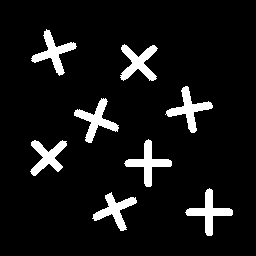
#> input picture Lab02 - Connected Components/art8.png, 256 x 256 px
$ jupyter execute lab03.ipynb
#> lines starting #> are read from the running program, lines starting #| are printed output that depends on the picture; after the words box and inside, x2 and y2 are one past the last pixel; in counts of white or black regions, pixels touching at a corner belong together
**Exercícios Rotulação de Componentes Conexos**
exercícios obtidos em http://homepages.inf.ed.ac.uk/rbf/HIPR2/label.htm

1. Implemente o algoritmo de rotulação de componentes conexos (algoritmo do slide ou por outra solução) e aplique sobre a imagem binária art8.png. Indique qual vizinhança será considerada (4 ou 8)
Mostre os resultados na forma da imagem art8lab1.png e art8lab2.png

art8.png:

art8lab1.png:

art8lab2.png:


[cell 1]
# code here
# type your code here
# Python code to read image

#Resolucao usando BFS
import cv2
import matplotlib.pyplot as plt
import numpy as np

img = cv2.imread("art8.png", cv2.IMREAD_GRAYSCALE)
#> img: shape (256, 256); values 1 (black) and 255 (white), 8% white; 8 white regions, largest, box (x1, y1, x2, y2) and area: (120, 44, 158, 81) 672, (165, 86, 213, 133) 670, (74, 98, 119, 143) 670


vizinhaca4 = [(0, 1), (1, 0), (0, -1), (-1, 0)]
vizinhaca8 = [(0, 1), (1, 0), (0, -1), (-1, 0), (1, 1), (1, -1), (-1, 1), (-1, -1)]

def rotula_componentes_conexos(img, vizinhanca):
    altura, largura = img.shape
#> altura = 256; largura = 256
    rotulos = np.zeros_like(img)
    proximo_rotulo = 1

    for i in range(1,altura):
        for j in range(1,largura):
            if img[i, j] == 255 and rotulos[i, j] == 0:
                fila = [(i, j)]
                rotulos[i, j] = proximo_rotulo
                while fila:
                    x, y = fila.pop(0)
                    for dx, dy in vizinhanca:
                        nx, ny = x + dx, y + dy
                        if img[nx, ny] == 255 and rotulos[nx, ny] == 0:
                            rotulos[nx, ny] = proximo_rotulo
                            fila.append((nx, ny))
                proximo_rotulo += 1
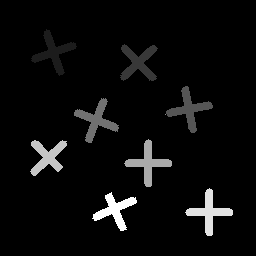
#> rotulos: shape (256, 256); min 0, max 9, mean 0.396; drawn with min black and max white
#> after the loop, proximo_rotulo = 10
    return rotulos

img_rotulada = rotula_componentes_conexos(img, vizinhaca4)
labels, counts = np.unique(img_rotulada, return_counts=True)
#> labels = [0, 1, 2, 3, 4, 5, 6, 7, 8, 9]; counts = [60281, 667, 672, 669, 670, 1, 670, 618, 670, 618]
for componente, quantidade in zip(labels, counts):
    print(f"Componente: {componente} qtd: {quantidade}")
    if quantidade == 1:
        print(f" Olha q filha da puta esse 1 pixel")
#> this loop made 10 passes
#> quantidade on passes 1 to 10: 60281, 667, 672, 669, 670, 1, 670, 618, 670, 618
#| Componente: 0 qtd: 60281
#| Componente: 1 qtd: 667
#| Componente: 2 qtd: 672
#| Componente: 3 qtd: 669
#| Componente: 4 qtd: 670
#| Componente: 5 qtd: 1
#|  Olha q filha da puta esse 1 pixel
#| Componente: 6 qtd: 670
#| Componente: 7 qtd: 618
#> (further printed lines are left out)


colored_img = np.zeros((img_rotulada.shape[0], img_rotulada.shape[1], 3), dtype=np.uint8)
colors = [
    [0, 0, 0],
    [0, 255, 0],
    [0, 0, 255],
    [255, 255, 0],
    [0, 255, 255],
    [255, 0, 255],
    [200,100,100],
    [100,200,100],
    [100,100,200],
]
for idx, label in enumerate(np.unique(img_rotulada)):
    colored_img[img_rotulada == label] = colors[idx % len(colors)]
#> this loop made 10 passes
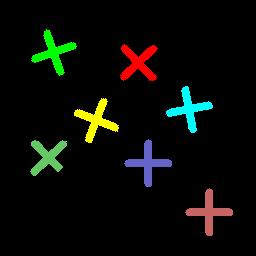
#> colored_img: shape (256, 256, 3); mean of channels 0, 1, 2 6.6, 11.7, 9.2; drawn as B, G, R


plt.figure(figsize=(15, 5))
plt.subplot(1, 3, 1)
plt.imshow(img, cmap='gray')
plt.subplot(1, 3, 2)
plt.imshow(colored_img)
plt.subplot(1, 3, 3)
plt.imshow(img_rotulada, cmap='gray')
plt.show()
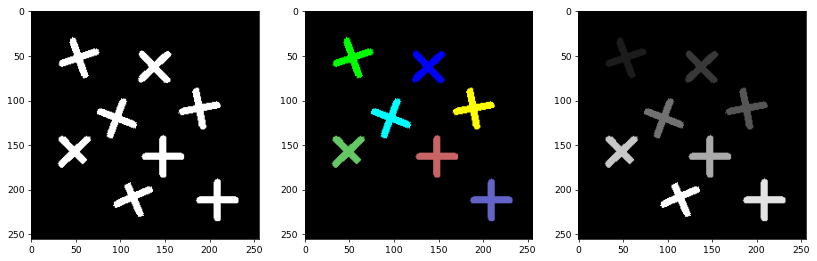
#> figure drawn by matplotlib, 3 panels

[cell 2]
#Resolucao usando algoritmo para rotular componentes conexos
import cv2
import matplotlib.pyplot as plt
import numpy as np

# A vizinhanca considerada sera vizinhanca 4
img = cv2.imread("art8.png", cv2.IMREAD_GRAYSCALE)
type(img)
imgRotulada = img.copy()

rows = len(img)
#> rows = 256
cols = len(img[0])
#> cols = 256
rotulo = 1
labels = []

# primeira varrida:
for i in range(1, rows, 1):
    for j in range(1, cols, 1):
        p = img[i][j]
        if p == 255:
            t = img[i-1][j]
            l = img[i][j-1]
            rotuloT = imgRotulada[i-1][j]
            rotuloL = imgRotulada[i][j-1]
            if t == 1 and l == 1:
                rotulo += 1
                imgRotulada[i][j] = rotulo
            elif t == 1 and l == 255:
                imgRotulada[i][j] = rotuloL
            elif t == 255 and l == 1:
                imgRotulada[i][j] = rotuloT
            else:
                if rotuloT == rotuloL:
                    imgRotulada[i][j] = rotuloL
                else:
                    imgRotulada[i][j] = rotuloL
                    labels.append((rotuloL,rotuloT))
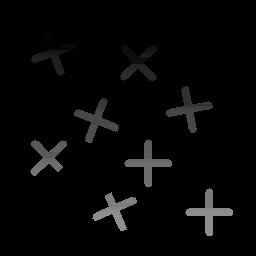
#> imgRotulada: shape (256, 256); min 1, max 145, mean 7.5
#> after the loop, labels = 1749 pairs, first value 3 to 145, second value 2 to 144; rotulo = 145

# segunda varrida:
for rotuloL, rotuloT in labels:
    print(imgRotulada[imgRotulada == rotuloT])
    imgRotulada[imgRotulada == rotuloT] = rotuloL
#> this loop made 1749 passes
#> (rotuloL, rotuloT) on passes 1 to 3: (3, 2), (3, 2), (3, 2)
#| [2 2 2 2 2]
#| []
#| []
#| []
#| [3 3 3 3 3 3 3 3 3 3 3 3 3 3 3 3 3 3 3 3 3 3 3 3 3 3 3 3 3 3 3 3]
#| []
#| []
#| []
#> (further printed lines are left out)
#> imgRotulada: shape (256, 256); 6.39% of pixels changed, all inside (x1, y1, x2, y2) = (31, 29, 233, 231)

# gerando imagem colorida
imgColorida = np.zeros((imgRotulada.shape[0], imgRotulada.shape[1], 3), dtype=np.uint8)
colors = [[0,0,0], [255,0,0], [0,255,0], [0,0,255], [255,255,0], [255,0,255], [0,128,0], [128,0,0], [0,0,128], [0,128,128], [255,255,255]]
for idx, label in enumerate(np.unique(imgRotulada)):
    imgColorida[imgRotulada == label] = colors[idx % len(colors)]
#> this loop made 10 passes
#> label on passes 1 to 10: 1, 34, 46, 71, 74, 81, 110, 117, 142, 145
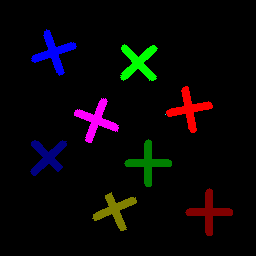
#> imgColorida: shape (256, 256, 3); mean of channels 0, 1, 2 6.4, 5.1, 7.7; drawn as B, G, R
plt.figure(figsize=(15, 5))
plt.subplot(1,3,1)
plt.imshow(img, cmap='gray')

plt.subplot(1,3,2)
plt.imshow(imgRotulada, cmap='gray')

plt.subplot(1,3,3)
plt.imshow(imgColorida)

2. Calcule o número de objetos da imagem clc3.png. Note que antes será necessário binarizar a imagem. Para isso, considere um limiar (*threshold*) de 67, isto é, valores acima de 67 na imagem original recebem zero, e os abaixo recebem 1 (o que resulta na imagem clc3thr1.png).

clc3.png

clc3thr1

clc3lab1


[cell 3]
import cv2
import numpy as np
import matplotlib.pyplot as plt
import time

img = cv2.imread("clc3.png")
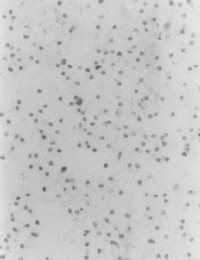
#> input picture Lab02 - Connected Components/clc3.png, 200 x 260 px
#> img is the input picture: shape (260, 200, 3); min 88, max 236, mean 198.6
plt.figure(figsize=(20,10))
plt.subplot(1,4,1)
plt.axis("off")
plt.imshow(cv2.cvtColor(img, cv2.IMREAD_GRAYSCALE))

og_img = img
width = img.shape[0]
#> width = 260
height = img.shape[1]
#> height = 200
threshold = 75

inverted_img = 255 - img
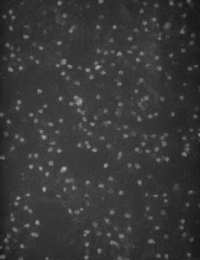
#> inverted_img: shape (260, 200, 3); min 19, max 167, mean 56.4
img = inverted_img

plt.subplot(1,4,2)
plt.axis("off")
plt.imshow(img, cmap='gray')
#thresholding
for i in range(width):
    for j in range(height):
        if img[i, j][0] < threshold:
            img[i, j] = 0
        else:
            img[i, j] = 255
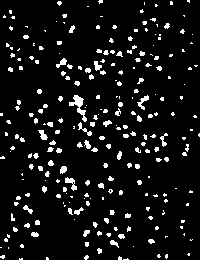
#> img: shape (260, 200, 3); 7.7% white; 255 white regions (186 under 20 px), largest, box (x1, y1, x2, y2) and area: (69, 95, 87, 122) 171, (65, 177, 77, 191) 75, (137, 95, 149, 110) 69

plt.subplot(1,4,3)
plt.axis("off")
plt.imshow(img, cmap='gray')

#treating the image for ploting
img_transparent = img.copy()

black_mask = np.all(img_transparent == [0, 0, 0], axis=-1)
img_transparent = cv2.cvtColor(img_transparent, cv2.COLOR_BGR2BGRA)
img_transparent[black_mask, 3] = 0
img_transparent = img_transparent * (255,0,0,1) #making it red
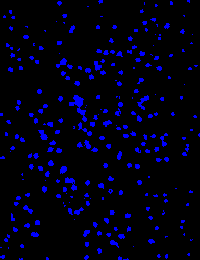
#> img_transparent: shape (260, 200, 4) int64; mean B, G, R, A 5019.4, 0, 0, 19.7; drawn with min black and max white


plt.subplot(1, 4, 4)
plt.axis("off")
plt.imshow(og_img, alpha=1)
plt.imshow(img_transparent, alpha=0.2)
plt.show()
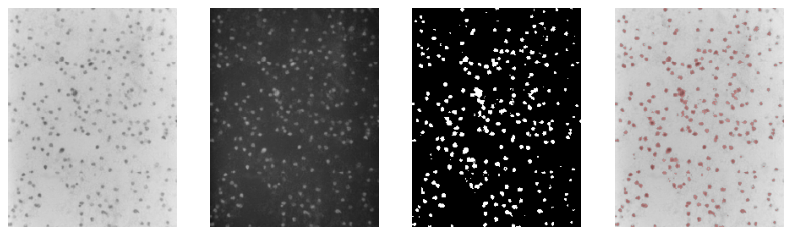
#> figure drawn by matplotlib, 4 panels; B, G, R data is drawn as R, G, B

visited = np.zeros((width, height), dtype=bool)

def search_neighbours(i, j):
    stack = [(i, j)]
    connected_pixels = []
    while stack:
        x, y = stack.pop()
        if visited[x, y] or np.all(img[x, y] <= 5):
            continue
        visited[x, y] = True
        connected_pixels.append((x, y))
        for dx, dy in [(-1, 0), (1, 0), (0, -1), (0, 1)]: #checking neighbours
            nx, ny = x + dx, y + dy
            if 0 <= nx < width and 0 <= ny < height and not visited[nx, ny] and np.all(img[nx, ny] > 5): #checking for not visited avaible neighbours
                stack.append((nx, ny))
    return connected_pixels

all_groups = []
for i in range(width):
    for j in range(height):
        if not visited[i, j] and np.all(img[i, j] > 5):
            connected_group = search_neighbours(i, j)
            if connected_group:
                all_groups.append(connected_group)


print(f"there are {len(all_groups)} different objects")
